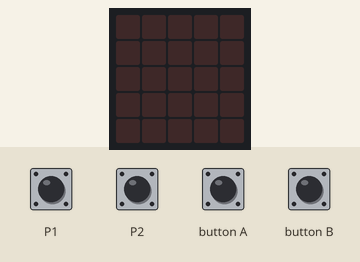
This program was run on a simulated Calliope mini (MakeCode). On the bench: the board's 5×5 LED display. The inputs (shaded band) are chosen by the test bench.

Above: at 1.2 s.
1.3 s: button A pressed for 0.15 s
At 2.6 s:
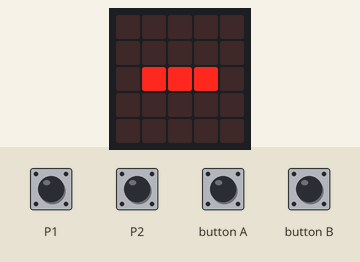
2.9 s: button B pressed for 0.15 s
At 4.0 s:
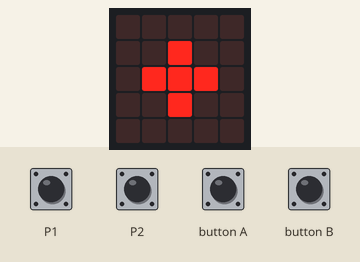
4.5 s: touch pin P2 pressed for 0.15 s
Timing chart, 0 to 7.5 s (numbered marks = the images above; inputs shaded):
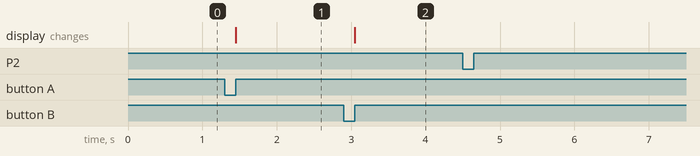

Measured:
- after the input at 1.3 s, the display: changes after 0.15 s (image 1)
- after the input at 2.9 s, the display: changes after 0.15 s (image 2)

The program:

main.ts
```typescript
input.onPinTouchEvent(TouchPin.P1, input.buttonEventDown(), function () {
    Lautstärke = 103
})
input.onButtonEvent(Button.A, input.buttonEventClick(), function () {
    basic.showString("-")
    Lautstärke += -1
})
input.onButtonEvent(Button.B, input.buttonEventClick(), function () {
    basic.showString("+")
    Lautstärke += 1
})
input.onPinTouchEvent(TouchPin.P2, input.buttonEventDown(), function () {
    music.setVolume(Lautstärke)
    music.play(music.stringPlayable("D G D A B C - G ", 120), music.PlaybackMode.UntilDone)
    music.play(music.stringPlayable("C E E C E E C C ", 120), music.PlaybackMode.UntilDone)
    music.playMelody("G G F F E E D - ", 120)
    music.playMelody("G G B G G B G G ", 120)
})
let Lautstärke = 0
let volume = Lautstärke
```

test.ts
```typescript
// Hier kann man Tests durchführen; diese Datei wird nicht kompiliert, wenn dieses Paket als Erweiterung verwendet wird.
```
